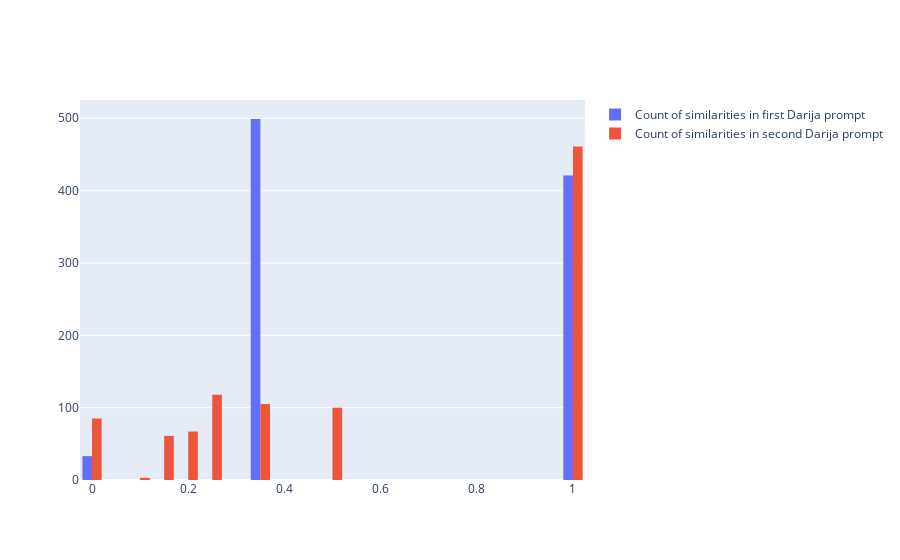

The code cell stored with this chart in its notebook:
### Code cell
import plotly.graph_objects as go


fig = go.Figure()

fig.add_trace(go.Histogram(histfunc="count", y=adjs['similarity_eng_p1'], x=adjs['similarity_eng_p1'], name="Count of similarities in first Darija prompt"))
fig.add_trace(go.Histogram(histfunc="count", y=verbs['similarity_eng_p1'], x=verbs['similarity_eng_p1'], name="Count of similarities in second Darija prompt"))

fig.show()

### Figure 1 — Plotly figure (JSON) as saved in the notebook; plotly's stock layout.template omitted (floating-point values rounded to 4 significant figures; data arrays with more than 128 entries replaced by an {"elided": "..."} marker saying what was removed)
{"data": [{"histfunc": "count", "name": "Count of similarities in first Darija prompt", "type": "histogram", "x": {"elided": "953 float values"}, "y": {"elided": "953 float values"}}, {"histfunc": "count", "name": "Count of similarities in second Darija prompt", "type": "histogram", "x": {"elided": "1000 float values"}, "y": {"elided": "1000 float values"}}], "layout": {}}
